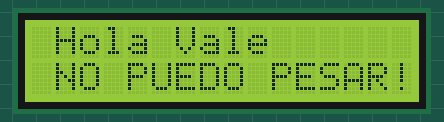
The sketch below on a simulated Arduino Uno, built with avr-gcc and run on an emulated ATmega328P. Parts: 16×2 character LCD.

Above: at 1.1 s.
At 2.1 s:
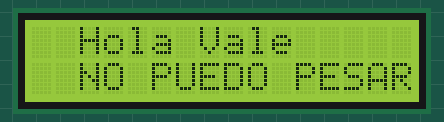
At 3.1 s:
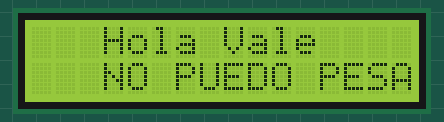
At 4.1 s:
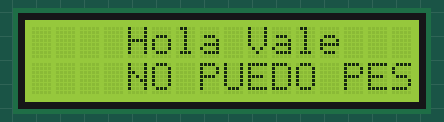
At 5.1 s:
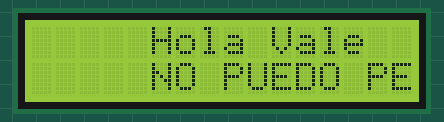
At 10.1 s:
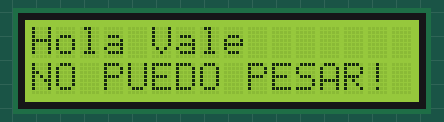

The sketch:

LCD_example.ino
```cpp
/**
   GeekFactory - "Construye tu propia tecnologia"
   Distribucion de materiales para el desarrollo e innovacion tecnologica
   www.geekfactory.mx

   EJEMPLO BÁSICO PARA EL USO DEL LCD 16X2 A TRAVÉS DE I2C

   ESTE PROGRAMA MUESTRA UN MENSAJE EN UNA PANTALLA DE 16X2 Y REALIZA UNA ANIMACION
   DE DESPLAZAMIENTO DE UN EXTREMO A OTRO DE LA PANTALLA.
*/
#include  <Wire.h>
#include  <LiquidCrystal_I2C.h>

// Constructor de la librería de LCD 16x2
// Aqui se configuran los pines asignados a la pantalla del PCF8574
LiquidCrystal_I2C lcd(0x27,16,2);

void setup()
{
  // Inicializar el LCD
  lcd.init();

  //Encender la luz de fondo.
  lcd.backlight();
  // Mover el cursor a la primera posición de la pantalla (0, 0)
  lcd.home ();
  // Imprimir "Hola Mundo" en la primera linea
  lcd.print("Hola Vale");
  // Mover el cursor a la segunda linea (1) primera columna
  lcd.setCursor ( 0, 1 );
  // Imprimir otra cadena en esta posicion
  lcd.print("NO PUEDO PESAR!");
  // Esperar un segundo
  delay(1000);
}

void loop()
{
  // EN EL CICLO PRINCIPAL SOLAMENTE RECORREMOS EL MENSAJE DE UN LADO A OTRO
  // Variable para conteo de ciclos
  int i;

  // Desplazar la pantalla a la derecha 2 veces
  for ( int i = 0; i < 5; i++ ) {
    lcd.scrollDisplayRight();
    delay (1000);
  }

  // Desplazar la pantalla a la izquierda 2 veces
  for ( int i = 0; i < 5; i++ ) {
    lcd.scrollDisplayLeft();
    delay (1000);
  }
}
```

Measured:
- by itself, everything shown: repeats every 10.0 s, in 10 steps
- what the display in image 0 shows lasts 1.0 s, from 1.1 s to 2.1 s
